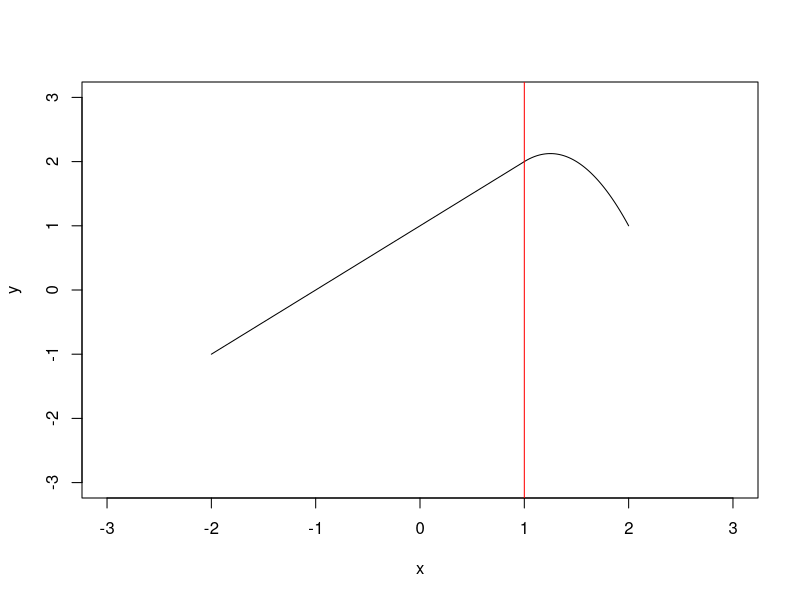

This chart was generated by the following R code:
## ---- chunk 1
curve(-2*x*x+5*x-1,1,2, xlim=c(-3,3), ylim=c(-3,3), ylab="y")
curve(x+1,-2,1, xlim=c(-3,3), ylim=c(-3,3), add=T)
abline(v=1,col="red")
